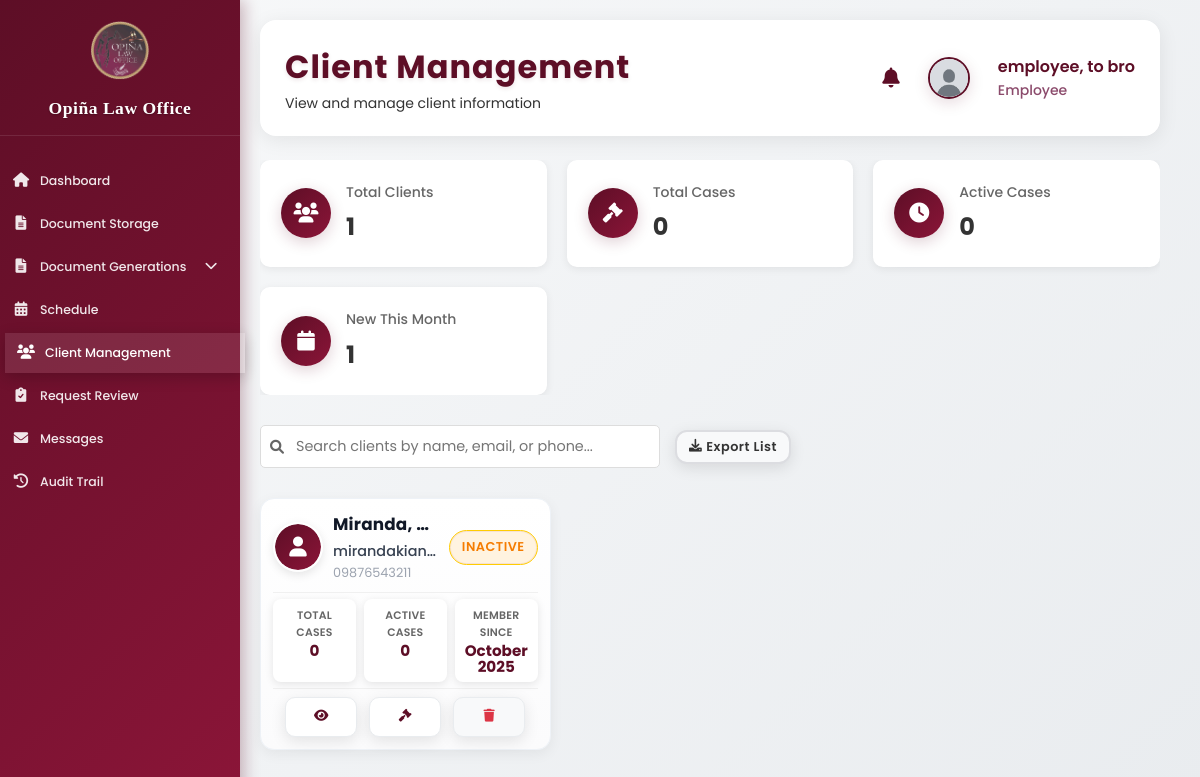
Page /employee_clients.php (signed in) on the committed database.
### tables this page shows
CREATE TABLE `user_form` (
  `id` int(11) NOT NULL,
  `name` varchar(100) NOT NULL,
  `profile_image` varchar(255) DEFAULT NULL,
  `last_login` datetime DEFAULT NULL,
  `email` varchar(100) NOT NULL,
  `phone_number` varchar(20) DEFAULT NULL,
  `password` varchar(255) NOT NULL,
  `user_type` enum('admin','attorney','client','employee') DEFAULT 'client',
  `login_attempts` int(11) DEFAULT 0,
  `last_failed_login` timestamp NULL DEFAULT NULL,
  `account_locked` tinyint(1) DEFAULT 0,
  `lockout_until` timestamp NULL DEFAULT NULL,
  `created_at` timestamp NOT NULL DEFAULT current_timestamp(),
  `created_by` int(11) DEFAULT NULL
);

### employee_clients.php (the view, shortened to what this page needs)
<?php
require_once 'action_logger_helper.php';
$clients = [];
$result = $conn->query("SELECT uf.*,
    (SELECT COUNT(*) FROM attorney_cases WHERE client_id = uf.id) as total_cases,
    (SELECT COUNT(*) FROM attorney_cases WHERE client_id = uf.id AND status = 'Active') as active_cases,
    (SELECT COUNT(*) FROM attorney_cases WHERE client_id = uf.id AND status = 'Closed') as closed_cases,
    DATE_FORMAT(uf.created_at, '%M %Y') as member_since
    FROM user_form uf
    WHERE uf.user_type = 'client'
    ORDER BY uf.name ASC");
if ($result && $result->num_rows > 0) {
    while ($row = $result->fetch_assoc()) {
        $clients[] = $row;
    }
}
$search = isset($_GET['search']) ? $_GET['search'] : '';
$filtered_clients = [];
if (!empty($search)) {
    foreach ($clients as $client) {
        if (stripos($client['name'], $search) !== false ||
            stripos($client['email'], $search) !== false ||
            stripos($client['phone_number'], $search) !== false) {
            $filtered_clients[] = $client;
        }
    }
} else {
    $filtered_clients = $clients;
}
?>
<!DOCTYPE html>
<html lang="en">
<head>
    <link rel="stylesheet" href="https://cdnjs.cloudflare.com/ajax/libs/font-awesome/6.0.0/css/all.min.css">
    <link rel="stylesheet" href="assets/css/dashboard.css?v=<?= time() ?>">
</head>
<body>
    <div class="sidebar">
                <div class="sidebar-header">
            <img src="images/logo.jpg" alt="Logo">
            <h2>Opiña Law Office</h2>
        </div>
        <ul class="sidebar-menu">
            <li><a href="employee_dashboard.php"><i class="fas fa-home"></i><span>Dashboard</span></a></li>
            <li><a href="employee_documents.php"><i class="fas fa-file-alt"></i><span>Document Storage</span></a></li>
            <li class="has-submenu">
                <a href="#" class="submenu-toggle"><i class="fas fa-file-alt"></i><span>Document Generations</span><i class="fas fa-chevron-down submenu-arrow"></i></a>
            </li>
            <li><a href="employee_schedule.php"><i class="fas fa-calendar-alt"></i><span>Schedule</span></a></li>
            <li><a href="employee_clients.php" class="active"><i class="fas fa-users"></i><span>Client Management</span></a></li>
            <li><a href="employee_request_management.php"><i class="fas fa-clipboard-check"></i><span>Request Review</span></a></li>
            <li><a href="employee_messages.php"><i class="fas fa-envelope"></i><span>Messages</span></a></li>
            <li><a href="employee_audit.php"><i class="fas fa-history"></i><span>Audit Trail</span></a></li>
        </ul>
    </div>
    <div class="main-content">
        <?php
        include 'components/profile_header.php';
        ?>
        <div class="dashboard-cards">
            <div class="card">
                <div class="card-icon">
                    <i class="fas fa-users"></i>
                </div>
                <div class="card-info">
                    <h3>Total Clients</h3>
                    <p><?= count($clients) ?></p>
                </div>
            </div>
            <div class="card">
                <div class="card-icon">
                    <i class="fas fa-gavel"></i>
                </div>
                <div class="card-info">
                    <h3>Total Cases</h3>
                    <p><?= array_sum(array_column($clients, 'total_cases')) ?></p>
                </div>
            </div>
            <div class="card">
                <div class="card-icon">
                    <i class="fas fa-clock"></i>
                </div>
                <div class="card-info">
                    <h3>Active Cases</h3>
                    <p><?= array_sum(array_column($clients, 'active_cases')) ?></p>
                </div>
            </div>
            <div class="card">
                <div class="card-icon">
                    <i class="fas fa-calendar"></i>
                </div>
                <div class="card-info">
                    <h3>New This Month</h3>
                    <p><?= count(array_filter($clients, function($client) {
                        return isset($client['created_at']) &&
                               date('Y-m', strtotime($client['created_at'])) === date('Y-m');
                    })) ?></p>
                </div>
            </div>
        </div>
        <div class="action-buttons">
            <div class="search-box">
                <i class="fas fa-search"></i>
                <input type="text" id="searchInput" placeholder="Search clients by name, email, or phone..." value="<?= htmlspecialchars($search) ?>">
            </div>
            <button class="btn btn-secondary" onclick="exportClients()">
                <i class="fas fa-download"></i> Export List
            </button>
        </div>
        <div class="clients-grid">
            <?php if (empty($filtered_clients)): ?>
                <div class="no-clients">
                    <i class="fas fa-users"></i>
                    <h3>No clients found</h3>
                    <p><?= empty($search) ? 'No clients registered yet.' : 'No clients match your search criteria.' ?></p>
                </div>
            <?php else: ?>
                <?php foreach ($filtered_clients as $client): ?>
                    <div class="client-card">
                        <div class="client-header">
                            <div class="client-avatar">
                                <?php if ($client['profile_image'] && file_exists($client['profile_image'])): ?>
                                    <img src="<?= htmlspecialchars($client['profile_image']) ?>" alt="Client" style="width: 100%; height: 100%; object-fit: cover; border-radius: 50%;">
                                <?php else: ?>
                                    <div class="default-avatar">
                                        <i class="fas fa-user"></i>
                                    </div>
                                <?php endif; ?>
                            </div>
                            <div class="client-info">
                                <h3><?= htmlspecialchars($client['name']) ?></h3>
                                <p class="client-email"><?= htmlspecialchars($client['email']) ?></p>
                                <p class="client-phone"><?= htmlspecialchars($client['phone_number']) ?></p>
                            </div>
                            <div class="client-status">
                                <span class="status-badge <?= $client['active_cases'] > 0 ? 'active' : 'inactive' ?>">
                                    <?= $client['active_cases'] > 0 ? 'Active' : 'Inactive' ?>
                                </span>
                            </div>
                        </div>
                        <div class="client-stats">
                            <div class="stat-item">
                                <span class="stat-label">Total Cases</span>
                                <span class="stat-value"><?= $client['total_cases'] ?></span>
                            </div>
                            <div class="stat-item">
                                <span class="stat-label">Active Cases</span>
                                <span class="stat-value"><?= $client['active_cases'] ?></span>
                            </div>
                            <div class="stat-item">
                                <span class="stat-label">Member Since</span>
                                <span class="stat-value"><?= $client['member_since'] ?? 'N/A' ?></span>
                            </div>
                        </div>
                        <div class="client-actions">
                            <button class="btn btn-icon" onclick="viewClientDetails(<?= $client['id'] ?>)" title="View Details">
                                <i class="fas fa-eye"></i>
                            </button>
                            <button class="btn btn-icon" onclick="viewClientCases(<?= $client['id'] ?>)" title="View Cases">
                                <i class="fas fa-gavel"></i>
                            </button>
                            <button class="btn btn-icon btn-danger" onclick="deleteClient(<?= $client['id'] ?>, '<?= htmlspecialchars($client['name']) ?>')" title="Delete Client">
                                <i class="fas fa-trash"></i>
                            </button>
                        </div>
                    </div>
                <?php endforeach; ?>
            <?php endif; ?>
        </div>
    </div>
</body>
</html>

### employee_clients.php (style rules this page uses)
.dashboard-cards { display: grid; grid-template-columns: repeat(auto-fit, minmax(250px, 1fr)); gap: 20px; margin-bottom: 30px; }
.card { background: #fff; border-radius: 10px; box-shadow: 0 2px 8px rgba(0,0,0,0.07); padding: 20px; display: flex; align-items: center; gap: 15px; }
.card-icon { width: 50px; height: 50px; background: linear-gradient(135deg, #5D0E26, #8B1538); border-radius: 50%; display: flex; align-items: center; justify-content: center; }
.card-icon i { color: white; font-size: 20px; }
.card-info h3 { margin: 0; font-size: 14px; color: #666; font-weight: 500; }
.card-info p { margin: 5px 0 0 0; font-size: 24px; font-weight: 700; color: #333; }
.action-buttons { display: flex; gap: 15px; margin-bottom: 30px; align-items: center; }
.search-box { position: relative; flex: 1; max-width: 400px; }
.search-box i { position: absolute; left: 10px; top: 50%; transform: translateY(-50%); color: #666; }
.search-box input { width: 100%; padding: 10px 10px 10px 35px; border: 1px solid #ddd; border-radius: 5px; font-size: 0.9rem; }
.clients-grid { display: grid; grid-template-columns: repeat(auto-fill, minmax(280px, 1fr)); gap: 14px; }
.client-card { background: linear-gradient(180deg, #ffffff 0%, #fbfbfc 100%); border-radius: 14px; padding: 12px; box-shadow: 0 4px 14px rgba(0, 0, 0, 0.06); transition: transform 0.25s ease, box-shadow 0.25s ease; border: 1px solid #eef2f7; }
.client-header { display: flex; align-items: center; gap: 10px; margin-bottom: 8px; }
.client-avatar { width: 48px; height: 48px; border-radius: 50%; background: linear-gradient(135deg, #5D0E26, #8B1538); display: flex; align-items: center; justify-content: center; overflow: hidden; flex-shrink: 0; border: 2px solid #fff; box-shadow: 0 3px 10px rgba(0,0,0,0.1); }
.default-avatar { width: 100%; height: 100%; display: flex; align-items: center; justify-content: center; background: linear-gradient(135deg, #5D0E26, #8B1538); border-radius: 50%; }
.default-avatar i { font-size: 18px; color: white; }
.client-info { flex: 1; min-width: 0; }
.client-info h3 { margin: 0 0 2px 0; font-size: 1.05rem; color: #111827; font-weight: 700; letter-spacing: .2px; white-space: nowrap; overflow: hidden; text-overflow: ellipsis; }
.client-email { margin: 2px 0 0 0; font-size: 0.9rem; color: #374151; font-weight: 500; white-space: nowrap; overflow: hidden; text-overflow: ellipsis; }
.client-phone { margin: 0; font-size: 0.8rem; color: #9ca3af; white-space: nowrap; overflow: hidden; text-overflow: ellipsis; }
.client-status { margin-left: auto; flex-shrink: 0; }
.status-badge { padding: 6px 12px; border-radius: 999px; font-size: 0.78rem; font-weight: 700; letter-spacing: .2px; border: 1px solid rgba(0,0,0,0.06); }
.status-badge.inactive { background: #fee2e2; color: #991b1b; box-shadow: inset 0 0 0 1px rgba(153,27,27,.08); }
.client-stats { display: grid; grid-template-columns: repeat(3, 1fr); gap: 8px; margin-bottom: 8px; padding: 6px 0; border-top: 1px solid #f0f0f0; border-bottom: 1px solid #f0f0f0; }
.stat-item { text-align: center; padding: 8px 6px; }
.stat-label { display: block; font-size: 0.68rem; color: #666; margin-bottom: 2px; font-weight: 600; letter-spacing: .2px; }
.stat-value { display: block; font-size: 0.95rem; font-weight: 700; color: #5D0E26; line-height: 1; }
.client-actions { display: flex; gap: 12px; justify-content: center; }
.btn-icon { min-width: 72px; height: 40px; padding: 0 12px; display: inline-flex; align-items: center; justify-content: center; gap: 6px; border-radius: 10px; border: 1px solid #e9ecef; background: #ffffff; color: #5D0E26; cursor: pointer; transition: transform 0.2s ease, box-shadow 0.2s ease, background 0.2s ease, color 0.2s ease; font-size: 0.95rem; }
.btn-icon.btn-danger { background: #f8f9fa; color: #dc3545; }
.client-avatar { width: 50px; height: 50px; border-radius: 50%; background: rgba(255, 255, 255, 0.2); display: flex; align-items: center; justify-content: center; overflow: hidden; border: 2px solid rgba(255, 255, 255, 0.3); flex-shrink: 0; }
.client-avatar i { font-size: 20px; color: white; }
.status-badge { padding: 6px 12px; border-radius: 20px; font-size: 0.8rem; font-weight: 600; text-transform: uppercase; letter-spacing: 0.5px; display: inline-block; }
.status-badge.inactive { background: #fff3e0; color: #f57c00; border: 1px solid #ffcc02; }

### rows in the picture
user_form: created_at "1", name "Miranda,…", email "mirandakian…", phone_number "09876543211", total_cases "0", active_cases "0", member_since "October 2025"

### other values in the picture
$page_title "Client Management"
$page_subtitle "View and manage client information"
$user_name "employee, to bro"
$user_title "Employee"
count($clients) "1"
array_sum(array_column($clients, 'total_cases')) "0"
array_sum(array_column($clients, 'active_cases')) "0"
